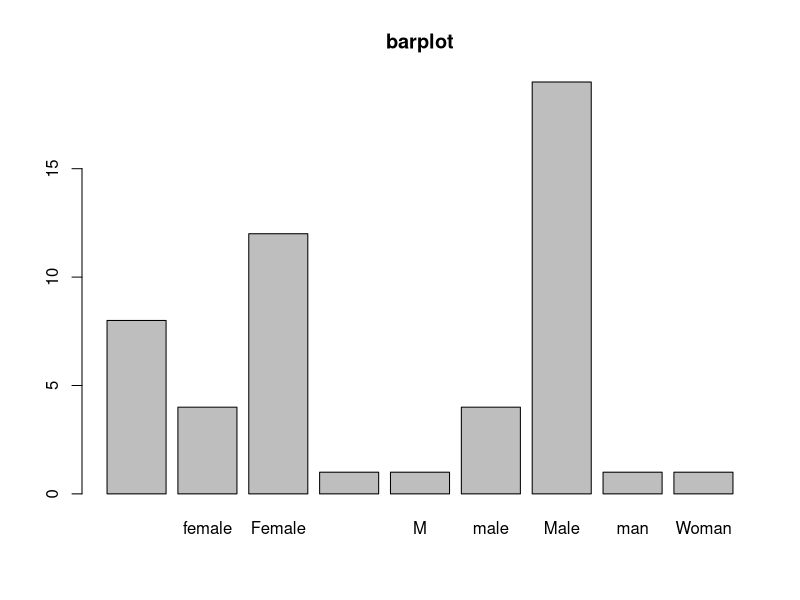

R code for this plot:
setwd("/Users/benschreiber/Documents/musicAlgoResearch")
preResponses <- read.csv("selectionSortPre.csv")
postResponses <- read.csv("selectionSortPost.csv")
colnames(preResponses)[2] <- "id"
colnames(postResponses)[2] <- "id"
colnames(preResponses)[7] <- "confidentSort"
colnames(postResponses)[4] <- "confidentSortPost"

colnames(preResponses)[8] <- "confidentBigO"
colnames(postResponses)[5] <- "confidentBigOPost"

mergedTable = merge(preResponses, postResponses, by = "id")
#truncated = mergedTable['id'!='']
mergedTable = mergedTable[19:69,]
confidentSort = mergedTable[,'confidentSort']
confidentSortPost = mergedTable[,'confidentSortPost']
#truncated = mergedTable[complete.cases(mergedTable),] tried getting rid of null rows
t.test(confidentSort,confidentSortPost, paired=TRUE)
t.test(mergedTable[,'confidentBigO'],mergedTable[,'confidentBigOPost'], paired=TRUE)
genderFrame <- postResponses[,"Gender."]
i <- 1


joe = "Gender."
myT = table(mergedTable[joe]) #male and female counts
barplot(myT, main = "barplot")
lengthTable = length(postResponses[,6]); #number of rows
femaleTotal = 0
numFemales = 0
maleTotal = 0
numMales = 0
numRightVec <- vector(mode="numeric", length=lengthTable)
malesVec = c()
femalesVec = c()
for (i in 1:lengthTable){
  numRight = 0
  if (postResponses[i,6] =="O(n^2)" ){
    numRight = numRight+1
  }
  if (postResponses[i,7] == "The smallest element is at the start of the list."){
    numRight = numRight+1
  }
  if (postResponses[i,8] == "With each pass (i.e., outer loop iteration), the number of iterations of the inner loop decreases."){
    numRight = numRight+1
  }
  gend = postResponses[i,19]
  if (gend == "Femal"||gend == "Female" || gend == "female"|| gend == "Woman"){
    femaleTotal =femaleTotal +numRight
    numFemales = numFemales +1
    femalesVec <- c(femalesVec, numRight)
  }
  if (gend == "M"||gend == "male" || gend == "Male" || gend == "man"){
    maleTotal =maleTotal +numRight
    numMales = numMales +1
    append(malesVec, numRight)
    malesVec <- c(malesVec, numRight)
  }
  numRightVec[i] <- numRight
  
}

#print(success)
postResponses["technicalSuccess"]<-numRightVec
maleAvg = maleTotal/numMales
femaleAvg = femaleTotal/numFemales
var.test(femalesVec,malesVec)
t.test(femalesVec,malesVec)

#variances of attitude responses
varConfidenceSortPost =  var(postResponses[,4]) 
varConfidenceBigOPost =  var(postResponses[,5]) 
varRememberSongSort =  var(postResponses[,9]) 
varConfidenceBigOPostSort =  var(postResponses[,5]) 
varRememberSongSort =  var(postResponses[,9]) 
varDidntHelpSort =  var(postResponses[,10]) 
varMadeSenseSort=  var(postResponses[,11]) 
varTranslatedSort =  var(postResponses[,12]) 
varMoreFunSort =  var(postResponses[,13]) 
varLessIntimidatingSort =  var(postResponses[,13]) 
varLessIntimidatingSort =  var(postResponses[,14]) 
varNotWorthMyTimeSort =  var(postResponses[,15]) 
varStudyResourceSort =  var(postResponses[,15]) 
varStudyResourceSort =  var(postResponses[,16]) 
varWantMoreVideosSort =  var(postResponses[,17]) 
varTechnicalSuccessSort =  var(postResponses[,22]) #not attitude

meanVec = c()
varVec = c()
pValVec = c()
statisticVec = c()
confidenceIntVec = c()
namesVec =c()


namesVec =c(namesVec, "ConfidenceSortPost") 

namesVec =c(namesVec, "ConfidenceBigOPost")

namesVec =c(namesVec, "RememberSongSort") 



namesVec =c(namesVec, "DidntHelpSort")

namesVec =c(namesVec, "MadeSenseSort")

namesVec =c(namesVec, "TranslatedSort")

namesVec =c(namesVec, "MoreFunSort")


namesVec =c(namesVec, "LessIntimidatingSort")

namesVec =c(namesVec, "NotWorthMyTimeSort")

namesVec =c(namesVec, "StudyResourceSort")

namesVec =c(namesVec, "WantMoreVideosSort")

for (i in 4:17){
  if (i<=5 || i>=9){
    meanVec = c(meanVec, mean(postResponses[,i]))
    
    varVec = c(varVec, var(postResponses[,i]))
    tTest = t.test(postResponses[,i], mu=3) 
    pValVec = c(pValVec, tTest$p.value)
    statisticVec = c(statisticVec, tTest$statistic)
    #confidenceIntVec = c(confidenceIntVec,c(tTest$conf.int[1], tTest$conf.int[2]) )
    
  }
}
attitudeTableSort = data.frame(namesVec, meanVec, varVec, pValVec, statisticVec)#, confidenceIntVec)
#     setNames.times..height.
mergedTable["confidenceBigODiff"] = mergedTable["confidentBigOPost"]- mergedTable["confidentBigO"]
mergedTable["confidenceSortDiff"] = mergedTable["confidentSortPost"]- mergedTable["confidentSort"]
computeMFDiff<-function(myVec, mergedTable){
  manVec = c()
  womanVec = c()
  for (i in 1:length(myVec)){
    gend = mergedTable[i,"Gender."]
    if (gend == 'Femal' || gend == 'Female' || gend == 'female'){
      womanVec = c(womanVec,myVec[i])
    }
    if (gend == 'Male' || gend == 'male' || gend == 'M'|| gend == 'man'){
      manVec = c(manVec,myVec[i])
    }
  }
  print("line 193")
  print( mean(manVec) )
  
  gendTest = t.test(manVec,womanVec)
  return(gendTest)
}
OConfDiffTestSearch = computeMFDiff(mergedTable[,"confidenceBigODiff"],mergedTable)
codeConfDiffTestSearch = computeMFDiff(mergedTable[,"confidenceSortDiff"],mergedTable)
